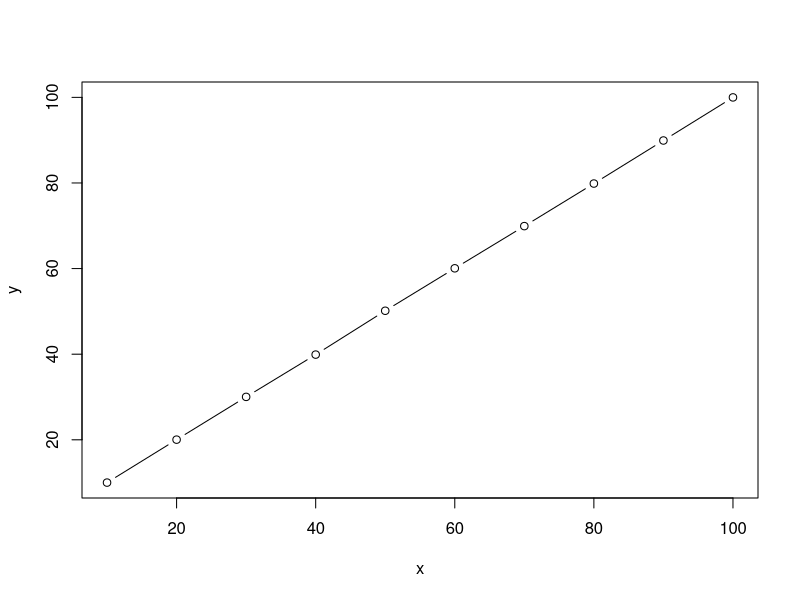
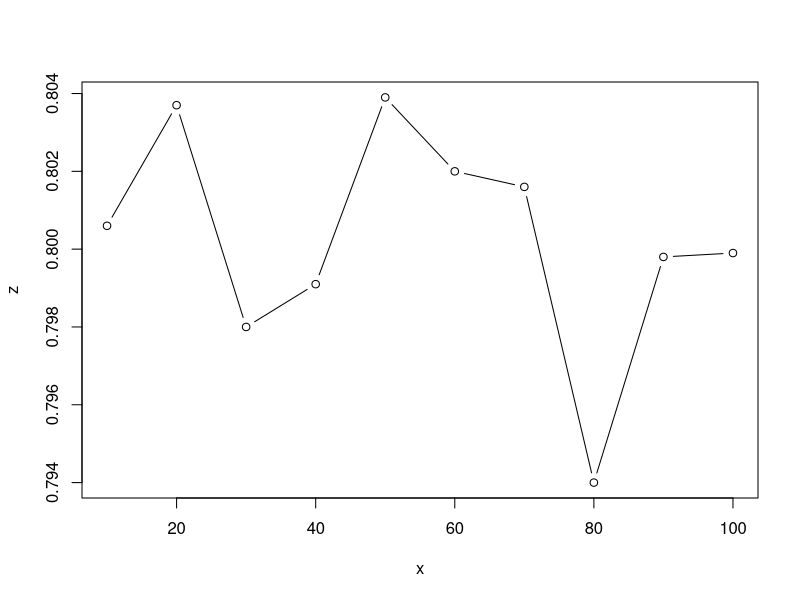

Write R code to recreate these figures, in order.
## ---- chunk 1
knitr::opts_chunk$set(echo = TRUE)
## ---- chunk 2
# Point 1
x1=350; y1=0
x2=0;   y2=350
x3=(90*sqrt(2)+260)*cos(pi/4)
y3=(90*sqrt(2)+260)*sin(pi/4)

x13=(x1+x3)/2; y13=(y1+y3)/2; m13=(y3-y1)/(x3-x1)
x23=(x2+x3)/2; y23=(y2+y3)/2; m23=(y3-y2)/(x3-x2)

xc=((y23+1/m23*x23)-(y13+1/m13*x13))/(1/m23-1/m13)
yc= -1/m13*xc+(y13+1/m13*x13)

r1=sqrt( (x1-xc)^2 + (y1-yc)^2 )
r2=sqrt( (x2-xc)^2 + (y2-yc)^2 )
r3=sqrt( (x3-xc)^2 + (y3-yc)^2 )

print(sprintf("Right Field Foul Pole: x1 = %10.4f   y1 = %10.4f",x1,y1))
print(sprintf("Left  Field Foul Pole: x2 = %10.4f   y2 = %10.4f",x2,y2))
print(sprintf("Dead Center Field:     x3 = %10.4f   y3 = %10.4f",x3,y3))

print("Original layout - center of circle")
print(sprintf("xc = %10.4f   yc = %10.4f",xc,yc))

print("Original layout - radius of circle")
print("Distance to Foul poles and dead center should all be the same")
print(sprintf("Right Field   r1 = %10.4f",r1))
print(sprintf("Left  Field   r2 = %10.4f",r2))
print(sprintf("Center Field  r3 = %10.4f",r3))

# We have center and radius of original circle
#
# Calculate area of original field
# Calculate area of new field
# Calculate difference

# Area of the original field
# This is shaped like an ice cream cone
# Need area of circular arc and the two triangles
# on either side.  The circular arc extends beyond
# 90 degrees so we need to calculate the total angle:
theta1=asin(xc/r1)
theta2=pi/2+2*theta1
area1=(r1^2/2)*theta2
# Each triangle goes down fowl line out to xc,yc
area2=1/2*350*xc
area_original=area1+2*area2

# Area of the revised field is just a quarter circle
# with the new radius
area_new=pi*350^2/4

print(paste0("Original area = ",area_original))
print(paste0("Revised  area = ",area_new))
print(paste0("Reduction = ",area_original-area_new))
## ---- chunk 3
ntrials=10000

x=c()
y=c()
z=c()
for (N in seq(10,100,10)) {
  n=0
  m_final=0
  for (trial in 1:ntrials) {
    m=N
    while(T) {
      s=sample(m)
      prev_m=m
      m=sum(s != 1:m)
      n=n+1
      if (m==0) {
        m_final=m_final+(prev_m==2)
        break
      }
    }
  }
  x=append(x,N)
  y=append(y,n/ntrials)
  z=append(z,m_final/ntrials)
}

plot(x,y,type='b')
plot(x,z,type='b')
